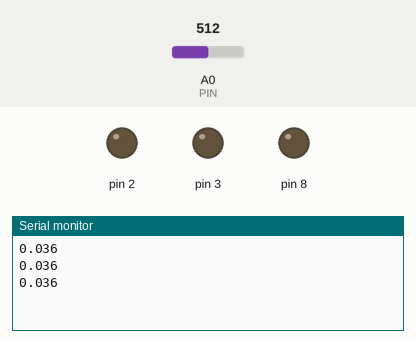
Simulated run of this sketch. Board: Arduino Uno, built with avr-gcc and run on an emulated ATmega328P. Parts: output pins drawn as LEDs (lit = HIGH), the last lines printed to the serial monitor. The test bench sets the inputs (shaded band); at power-on: A0 (PIN) = 512.

Above: at 1.2 s.
1.3 s: A0 (PIN) set to 542
At 1.9 s:
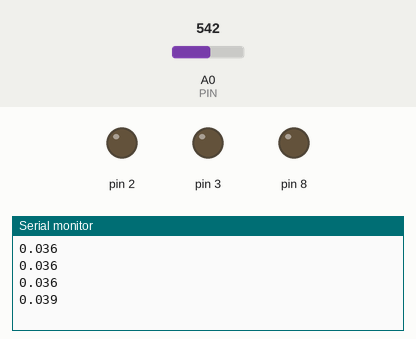
2.8 s: A0 (PIN) set to 568
At 3.4 s:
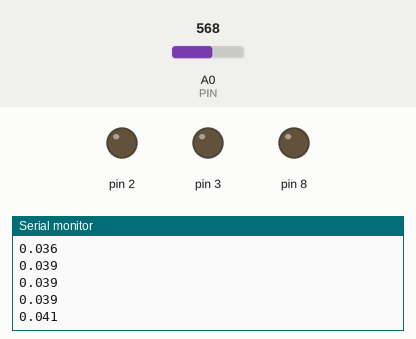
4.3 s: A0 (PIN) set to 598
At 4.9 s:
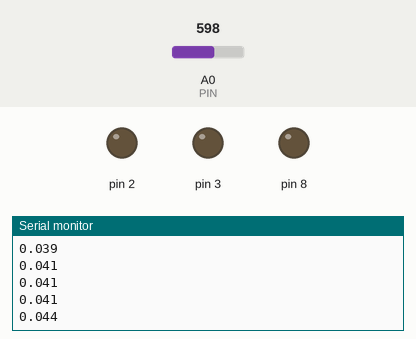
5.8 s: A0 (PIN) set to 616
At 6.4 s:
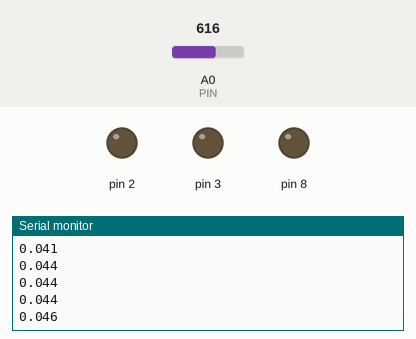
7.3 s: A0 (PIN) set to 644
At 7.9 s:
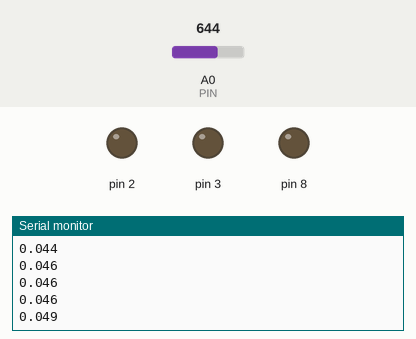
8.8 s: A0 (PIN) set to 676
At 9.4 s:
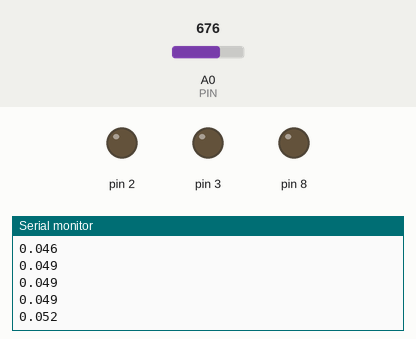
Timing chart, 0 to 11.3 s (numbered marks = the images above; inputs shaded):
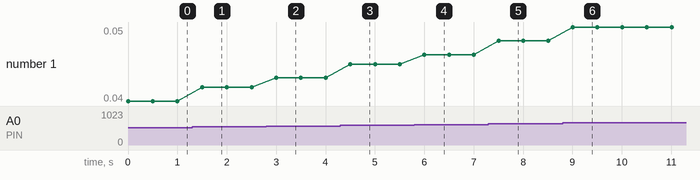

The sketch:

AlcoholSignal.ino
```cpp
unsigned int val = 0;
unsigned char PIN = 0;
int old_sensorValue=0;
int sensorValue=0;
bool Drink = false;
bool turn = true;

void setup() {
    Serial.begin(9600);
    pinMode(PIN,INPUT);
    pinMode(2, OUTPUT);
    pinMode(3, OUTPUT);
    pinMode(8, OUTPUT);

   sensorValue = analogRead(PIN);
}

void loop() {

    sensorValue = analogRead(PIN);
    int cali_sensorValue = (sensorValue - 150)/10;
    if(old_sensorValue == 0){
     old_sensorValue = cali_sensorValue;
    }
    if(turn == true){
        Serial.print("0.0");
        Serial.println(cali_sensorValue);
    } else if (turn == false){
        Serial.println("4h28");
    }
    if(abs(cali_sensorValue-old_sensorValue) > 4 && Drink == false){
     if (cali_sensorValue < 50){
        digitalWrite(3, HIGH);
        digitalWrite(2, LOW);
        digitalWrite(8, HIGH);
      } else if(cali_sensorValue > 50){
        digitalWrite(2, HIGH);
        digitalWrite(3, LOW);
        digitalWrite(8, LOW);
        if(cali_sensorValue < old_sensorValue){
          turn = false;
        }
        Drink = true;
      }
    }old_sensorValue=cali_sensorValue;
    delay(500);
}
```

Measured:
- after the input at 1.3 s, the serial monitor: prints a new line after 0.20 s (image 1)
- after the input at 2.8 s, the serial monitor: prints a new line after 0.20 s (image 2)
- after the input at 4.3 s, the serial monitor: prints a new line after 0.20 s (image 3)
- after the input at 5.8 s, the serial monitor: prints a new line after 0.20 s (image 4)
- after the input at 7.3 s, the serial monitor: prints a new line after 0.20 s (image 5)
- after the input at 8.8 s, the serial monitor: prints a new line after 0.21 s (image 6)
- plotted number 1: 0.04 → 0.04 after the input at 1.3 s, 0.04 → 0.04 after the input at 2.8 s, 0.04 → 0.04 after the input at 4.3 s, 0.04 → 0.05 after the input at 5.8 s, 0.05 → 0.05 after the input at 7.3 s
